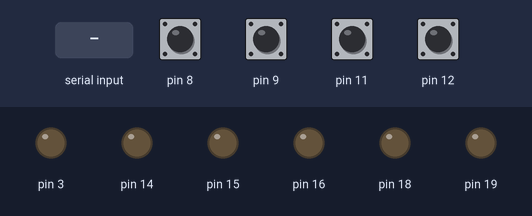
This sketch was run on a simulated Arduino Uno, built with avr-gcc and run on an emulated ATmega328P. On the bench: output pins drawn as LEDs (lit = HIGH). The inputs (shaded band) are chosen by the test bench; at power-on: pin 8, pin 9, pin 11, pin 12 HIGH.

Above: at 1.2 s.
1.3 s: "HOME|1\n" received over Serial
At 1.7 s:
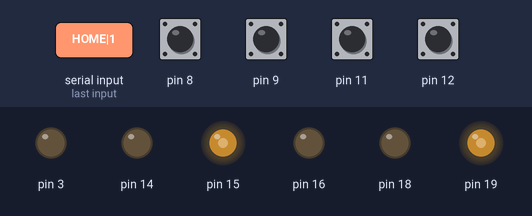
2.8 s: pin 9 pulled LOW for 0.15 s
At 3.5 s:
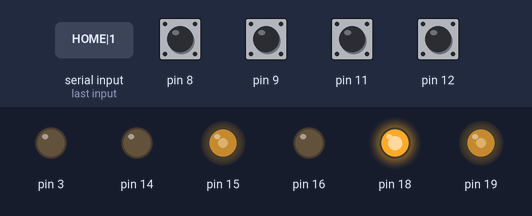
4.4 s: pin 12 pulled LOW for 0.15 s
At 4.7 s:
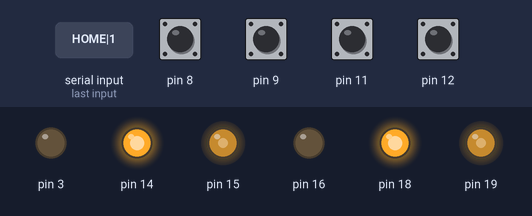
Timing chart, 0 to 7.4 s (numbered marks = the images above; inputs shaded):
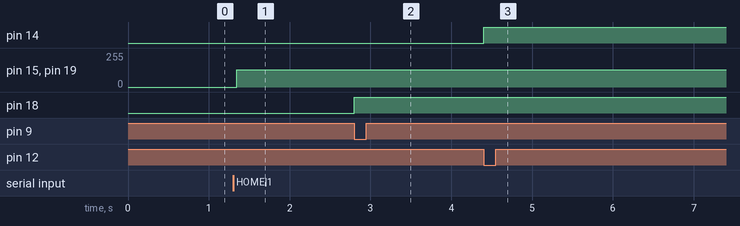

The sketch:

ArduinoMotorManager.ino
```cpp
#include <Arduino.h>
#include "MotorAxis.h"

MotorAxis xAxis(14, 15, 16, 12, 11);
MotorAxis yAxis(18, 19, 3, 9, 8);

void setup() {
  // put your setup code here, to run once:
  Serial.begin(9600);
  xAxis.setup();
  yAxis.setup();
}

void loop() {
  // We need to block until we receive a command from the serial interface
  if (Serial.available() > 0)
  {
    int delim;
    int commandDelim;
    String commandString = Serial.readStringUntil('\n');
    // Serial.println(commandString);
    xAxis.setFirst();
    yAxis.setFirst();
    do
    {
    commandDelim = commandString.indexOf('|');
    String line = commandString.substring(0, commandDelim);
    commandString = commandString.substring(commandDelim+1);
    // Serial.println(commandString);
    delim = line.indexOf(' ');
    String command = line.substring(0, delim);
    // Serial.println(" ACK");

    if (command == "HOME")
    {
      xAxis.homeAxis();
      yAxis.homeAxis();
    }
    else if (command == "MV")
    {
      float xPercent;
      float yPercent;
      float xDelay;
      float yDelay;
      if (commandDelim < 0)
      {
        xAxis.setFinal();
        yAxis.setFinal();
      }
      String arguments = line.substring(delim+1);
      delim = arguments.indexOf(' ');
      xPercent = atof(arguments.substring(0, delim).c_str());

      arguments = arguments.substring(delim+1);
      delim = arguments.indexOf(' ');
      yPercent = atof(arguments.substring(0, delim).c_str());

      arguments = arguments.substring(delim+1);
      delim = arguments.indexOf(' ');
      xDelay = atof(arguments.substring(0, delim).c_str());

      yDelay = atof(arguments.substring(delim+1).c_str());

      xAxis.moveRelative(xPercent, xDelay);
      yAxis.moveRelative(yPercent, yDelay);
    }

    while (xAxis.getBusy() || yAxis.getBusy())
    {
      xAxis.update();
      yAxis.update();
    }
    } while (commandDelim >= 0);

    Serial.println(" READY");
  }

}
```

MotorAxis.cpp
```cpp
#include "Arduino.h"
#include "MotorAxis.h"
// #include <ezButton.h>

MotorAxis::MotorAxis(int direction, int step, int enable, int bumperLeft, int bumperRight) :
enablePin(enable), directionPin(direction), stepPin(step), bumpLeftPin(bumperLeft), bumpRightPin(bumperRight)
{

  minDelay = 30;
  naturalDelay = 250;
  targetDelay = minDelay;
  currentDelay = naturalDelay;
  totalSteps = 0;
  currentSteps = 0;
  targetSteps = 0;
  lastStep = micros();
  state = IDLE;
  axisDirection = LEFT;
  stepState = false;
  final = false;

  // leftButtonState = digitalRead(bumpLeftPin);
  // rightButtonState = digitalRead(bumpRightPin);
}

void MotorAxis::setup()
{
  pinMode(enablePin, OUTPUT);
  pinMode(directionPin, OUTPUT);
  pinMode(stepPin, OUTPUT);
  pinMode(bumpLeftPin, INPUT_PULLUP);
  pinMode(bumpRightPin, INPUT_PULLUP);

  digitalWrite(enablePin, 0);

  // Start the button loops
  // leftBumper.loop();
  // rightBumper.loop();

  // homeAxis();
}

bool MotorAxis::getBusy()
{
  return state != IDLE;
}

void MotorAxis::setDirection(stepDirection direction)
{
  if (direction == LEFT)
  {
    axisDirection = LEFT;
    digitalWrite(directionPin, 0);
  }
  else
  {
    axisDirection = RIGHT;
    digitalWrite(directionPin, 1);
  }
}

void MotorAxis::adjustDelay()
{
  if (currentDelay < 2*naturalDelay)
  {
    int accel = 2;
    if (abs(targetSteps - currentSteps) < (naturalDelay - currentDelay)*4/accel && final)
    {
      // We need to decelerate
      currentDelay += accel;
    }
    else if (targetDelay < currentDelay)
    {
      currentDelay -= accel;
    }
    else if (targetDelay > currentDelay)
    {
      currentDelay += accel;
    }
  }
  else
  {
    currentDelay = targetDelay;
  }
}

bool MotorAxis::step()
{
  // Check to see if the proper time delta has passed
  if (micros() - lastStep >= currentDelay)
  {
    // We need to pulse the step pin, then change our internal step counter in the correct direction
    if (axisDirection == LEFT)
    {
      currentSteps -= 1;
    }
    else
    {
      currentSteps += 1;
    }
    stepState = !stepState;
    digitalWrite(stepPin, stepState);
    lastStep = micros();
    if (currentSteps % 4 == 0 && state == STEPPING)
      adjustDelay();
    return true;
  }
  return false;
}

void MotorAxis::homeAxis()
{
  if (state == IDLE)
  {
    // We need to find the left bumper
    setDirection(LEFT);
    state = HOMING;
    targetDelay = 200;
    currentDelay = targetDelay;
  }
  else if (axisDirection == LEFT)
  {
    step();
      // Check to see if the button has been pressed
      if (digitalRead(bumpLeftPin) == 0)
      {
        currentSteps = 0;
        setDirection(RIGHT);
      }
  }
  else if (axisDirection == RIGHT)
  {
    step();
    // Check to see if we have hit the right bumper
    if (digitalRead(bumpRightPin) == 0)
    {
      totalSteps = currentSteps;
      state = IDLE;
    }
  }
}

void MotorAxis::moveRelative(float percent, unsigned long delay=0)
{
  // Make sure we are in an idle state
  if (state == IDLE)
  {
    if (percent < 0 || percent > 100)
    {
      return;
    }

    targetDelay = max(delay, minDelay);
    percent /= 100;

    // Calculate what step value we need to arrive to
    long target = round(1.0 * totalSteps * percent);
    targetSteps = target;

    // Determine the step delta from where we currently are and properly set the direction pin
    long delta = target - currentSteps;
    if (delta < 0)
    {
      delta = abs(delta);
      setDirection(LEFT);
    }
    else if (delta > 0)
    {
      setDirection(RIGHT);
    }
    else
    {
      return;
    }

    state = STEPPING;
    // currentDelay = naturalDelay;
  }
}

void MotorAxis::setFinal()
{
  final = true;
}

void MotorAxis::setFirst()
{
  final = false;
  currentDelay = naturalDelay;
}

void MotorAxis::move()
{
  if (targetSteps != currentSteps)
  {
    step();
  }
  else
  {
    state = IDLE;
  }
}

void MotorAxis::update()
{
  switch (state)
  {
    case HOMING:
    {
      homeAxis();
      break;
    }
    case STEPPING:
    {
      move();
      break;
    }
  }
}
```

MotorAxis.h
```cpp
#ifndef MotorAxis_h
#define MotorAxis_h
#include "Arduino.h"
// #include <ezButton.h>

enum stepDirection {LEFT, RIGHT};
enum axisState {HOMING, STEPPING, IDLE};

class MotorAxis
{
public:
  MotorAxis(int direction, int step, int enable, int bumperLeft, int bumperRight);
  ~MotorAxis() = default;

  void homeAxis();
  void setup();
  void moveRelative(float percent, unsigned long delay=0);
  bool getBusy();
  void update();
  void setFinal();
  void setFirst();
private:
  long totalSteps;
  long currentSteps;
  long targetSteps;
  unsigned long lastStep;
  unsigned long naturalDelay;
  unsigned long minDelay;
  unsigned long targetDelay;
  unsigned long currentDelay;

  int enablePin;
  int directionPin;
  int stepPin;
  int bumpLeftPin;
  int bumpRightPin;

  // int leftBumperState;
  // int rightBumperState;
  // ezButton leftBumper;
  // ezButton rightBumper;

  axisState state;
  stepDirection axisDirection;
  bool stepState;
  bool final;

  void move();
  void adjustDelay();
  void setDirection(stepDirection direction);
  bool step();
};

#endif
```

Measured:
- after the input at 1.3 s, pin 15, pin 19: 0/255 → 128/255 after 0.05 s
- after the input at 2.8 s, pin 18: LOW → HIGH at once
- after the input at 4.4 s, pin 14: LOW → HIGH at once
